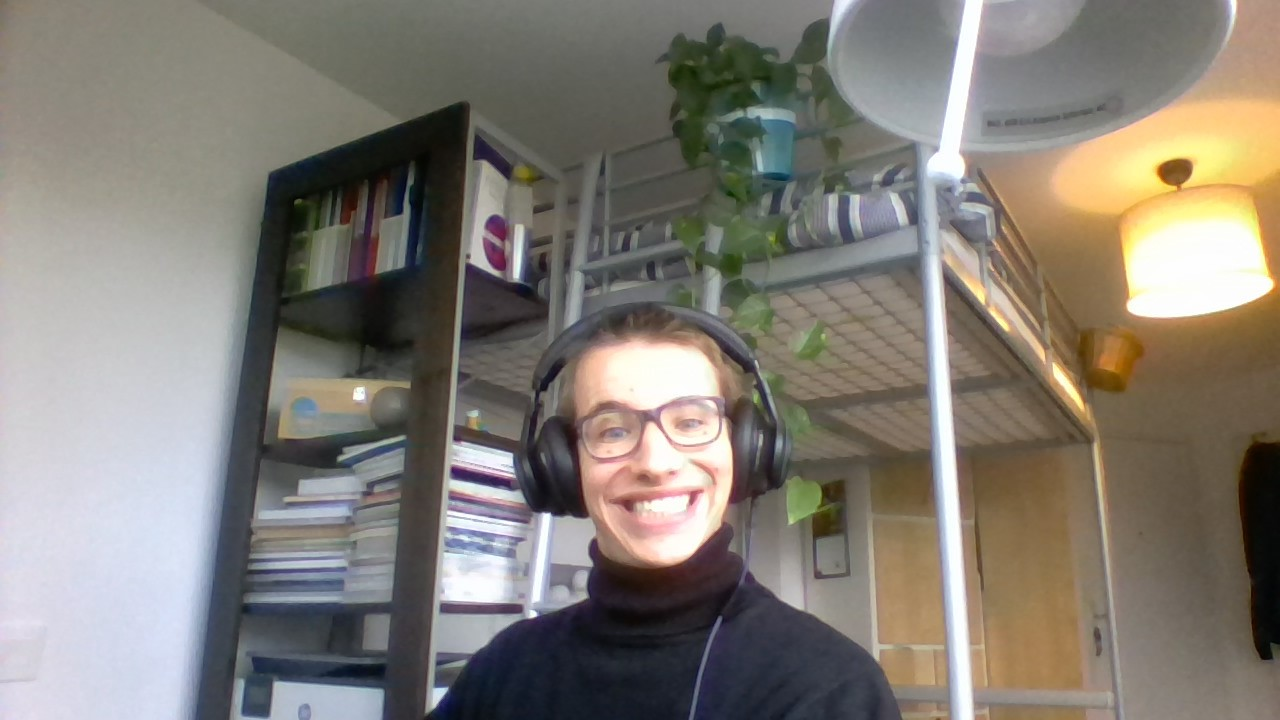
#> input picture Tests/marin.jpg, 1280 x 720 px
$ python -i Img_Traitement.py   (imports and definitions only)   (older library calls are emulated)
#> lines starting #> are read from the running program, lines starting #| are printed output that depends on the picture; after the words box and inside, x2 and y2 are one past the last pixel; in counts of white or black regions, pixels touching at a corner belong together; long printed decimals are rounded
    # -*- coding: utf-8 -*-
"""
Created on Wen Oct 14 10:27:21 2020

@author: Optique
"""

import cv2 #Bibliothèque d'interfaçage de caméra et de traitement d'image
import numpy as np #Bibliothèque de traitement des vecteurs et matrice
from math import *
from statistics import mean
import time #Bibliothèque permettant d'utiliser l'heure de l'ordinateur


class Traitement():

    def traitement(self, img):
        #img_gris=self.frame
        gray=cv2.normalize(img, None, 255, 0, cv2.NORM_MINMAX, cv2.CV_8UC1)
        img_trait, img_bin=self.binarisation(gray)
        img100=self.calcul_traitement(img_trait, img_bin)
        #cv2.imshow('100%', img100)
        return img100


    def binarisation(self,img):
        """ Filtrage de l'image et binarisation de celle-ci"""
        i,j=0,0
        l=[]
        kernel=cv2.getStructuringElement(cv2.MORPH_ELLIPSE,(10,10))

        otsu = cv2.GaussianBlur(img,(5,5),0) #Mets un flou gaussien
        ret3,otsu = cv2.threshold(otsu,0,255,cv2.THRESH_BINARY+cv2.THRESH_OTSU) #Applique le filtre d'Otsu
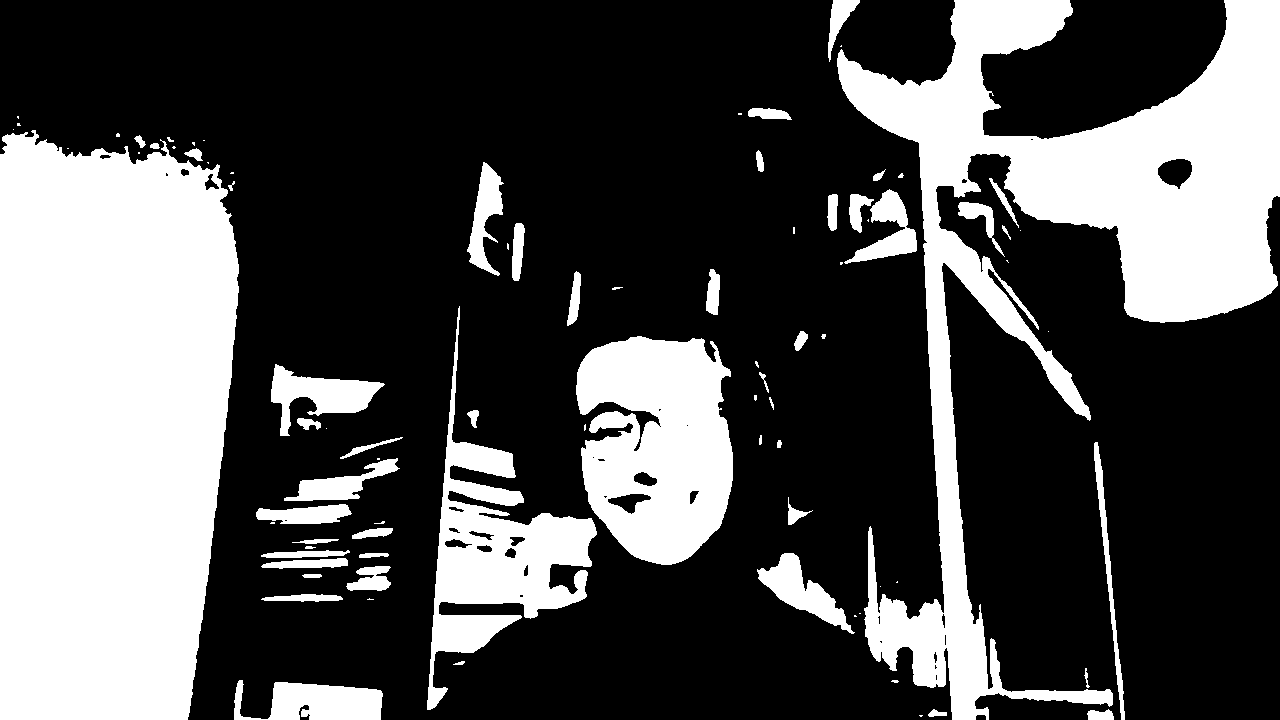
#> otsu: shape (720, 1280); 31.5% white; 88 white regions (35 under 20 px), largest, box (x1, y1, x2, y2) and area: (0, 130, 239, 720) 124155, (837, 0, 1280, 720) 91246, (576, 336, 733, 565) 27139
#> ret3 = 143
        img_opn = cv2.morphologyEx(otsu, cv2.MORPH_OPEN, kernel)
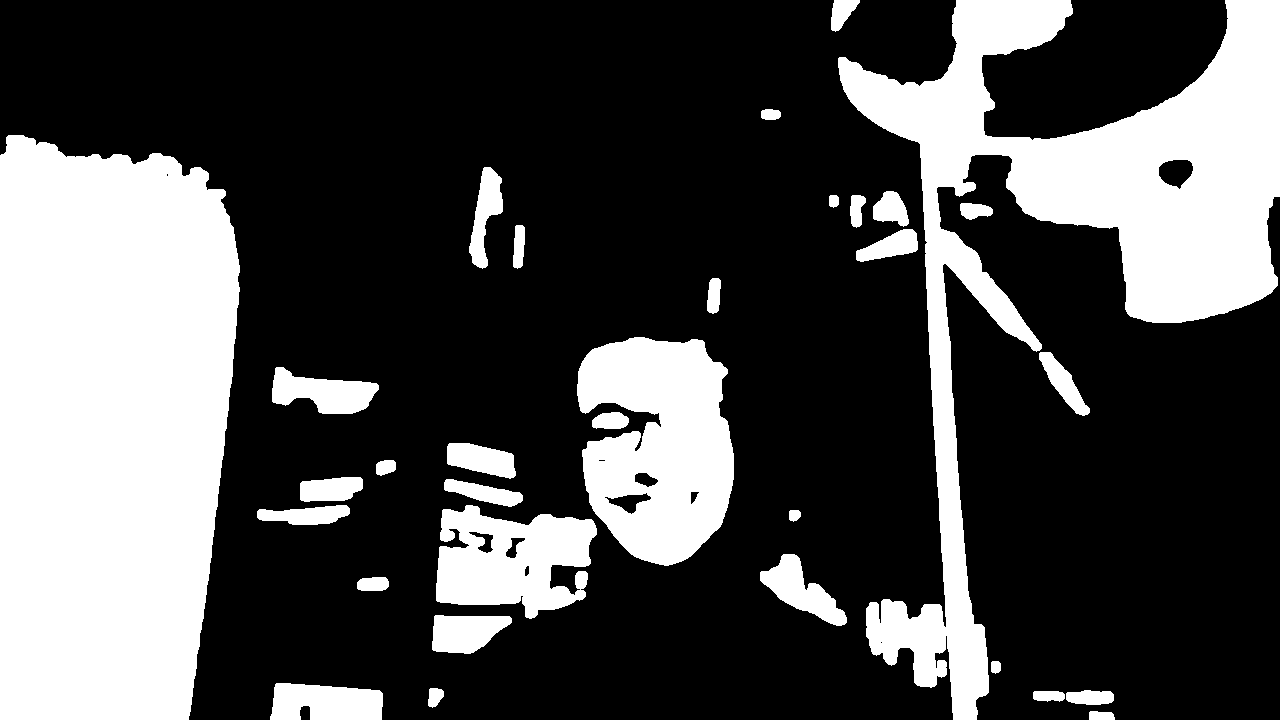
#> img_opn: shape (720, 1280); 30% white; 32 white regions
        #frame= cv2.fastNlMeansDenoising( img , None , 10 , 7 , 21)

        return img, img_opn


    def calcul_traitement(self,frame, otsu):
        """ Amélioration de l'image par binarisation d'Otsu """

        #Remet l'image en RGB pour y dessiner toutes les formes par la suite et en couleur
        frame = cv2.cvtColor(frame, cv2.COLOR_GRAY2RGB)

        # find contours in the binary image
        contours, hierarchy = cv2.findContours(otsu,cv2.RETR_TREE,cv2.CHAIN_APPROX_SIMPLE)
#> contours = 42 contours, 3 with area under 20; largest, box (x1, y1, x2, y2) and area: (0, 135, 240, 720) 123150, (838, 0, 1280, 720) 85482, (577, 337, 734, 566) 26562, (436, 505, 597, 619) 12388, (270, 683, 383, 720) 3416
        contours = sorted(contours, key = cv2.contourArea, reverse = True)[:5]
#> contours = 5 contours; box (x1, y1, x2, y2) and area: (0, 135, 240, 720) 123150, (838, 0, 1280, 720) 85482, (577, 337, 734, 566) 26562, (436, 505, 597, 619) 12388, (270, 683, 383, 720) 3416
        #print(contours)
        for c in contours:
            # permet de fit une ellipse sur toutes les formes identifiés sur l'image
            if len(c) < 5:
                break

            area = cv2.contourArea(c)
            if area <= 1000:  # skip ellipses smaller then
                continue

            # calculate moments for each contour
            M = cv2.moments(c)

        # calculate x,y coordinate of center
            if M["m00"] != 0:
                cX = int(M["m10"] / M["m00"])
                cY = int(M["m01"] / M["m00"])
            else:
                cX, cY = 0, 0

            #Dessine un cercle sur tous les blobs de l'image (formes blanches)
            cv2.circle(frame, (cX, cY), 2, (0, 0, 255), -1)

            #Fit une ellipse sur le(s) faisceau(x)
            ellipse = cv2.fitEllipse(c)
            thresh = cv2.ellipse(frame,ellipse,(0,255,0),1)
            print('Ellipse : ', ellipse)


            #Fit un rectangle sur la zone d'intérêt pour la zoomer par la suite
            x,y,w,h = cv2.boundingRect(c)
            rectangle = cv2.rectangle(frame,(x,y),(x+w,y+h),(0,175,175),1)
            print('Rectangle : Position = ', x,',',y,'; Size = ',w,',',h)
#> this loop made 5 passes
#> (area, cX, cY, ellipse, x, y, w, h) on passes 1 to 5: (123150.5, 108, 428, ((41.15, 510), (370.1, 784.5), 11.93), 0, 135, 240, 585), (85482.5, 1080, 232, ((1024.3, 338.2), (451.7, 640.1), 14.54), 838, 0, 442, 720), (26562, 658, 446, ((659.3, 446.8), (152.3, 239.3), 174.4), 577, 337, 157, 229), (12388, 510, 559, ((513.9, 559.6), (110.2, 162.5), 85.33), 436, 505, 161, 114), (3415.5, 325, 702, ((323.1, 701.4), (37.06, 135.5), 92.52), 270, 683, 113, 37)
#| Ellipse :  ((41.155, 510.008), (370.069, 784.469), 11.929)
#| Rectangle : Position =  0 , 135 ; Size =  240 , 585
#| Ellipse :  ((1024.257, 338.176), (451.704, 640.098), 14.542)
#| Rectangle : Position =  838 , 0 ; Size =  442 , 720
#| Ellipse :  ((659.298, 446.805), (152.259, 239.290), 174.398)
#| Rectangle : Position =  577 , 337 ; Size =  157 , 229
#| Ellipse :  ((513.862, 559.559), (110.233, 162.471), 85.327)
#| Rectangle : Position =  436 , 505 ; Size =  161 , 114
#| Ellipse :  ((323.149, 701.432), (37.060, 135.506), 92.516)
#| Rectangle : Position =  270 , 683 ; Size =  113 , 37
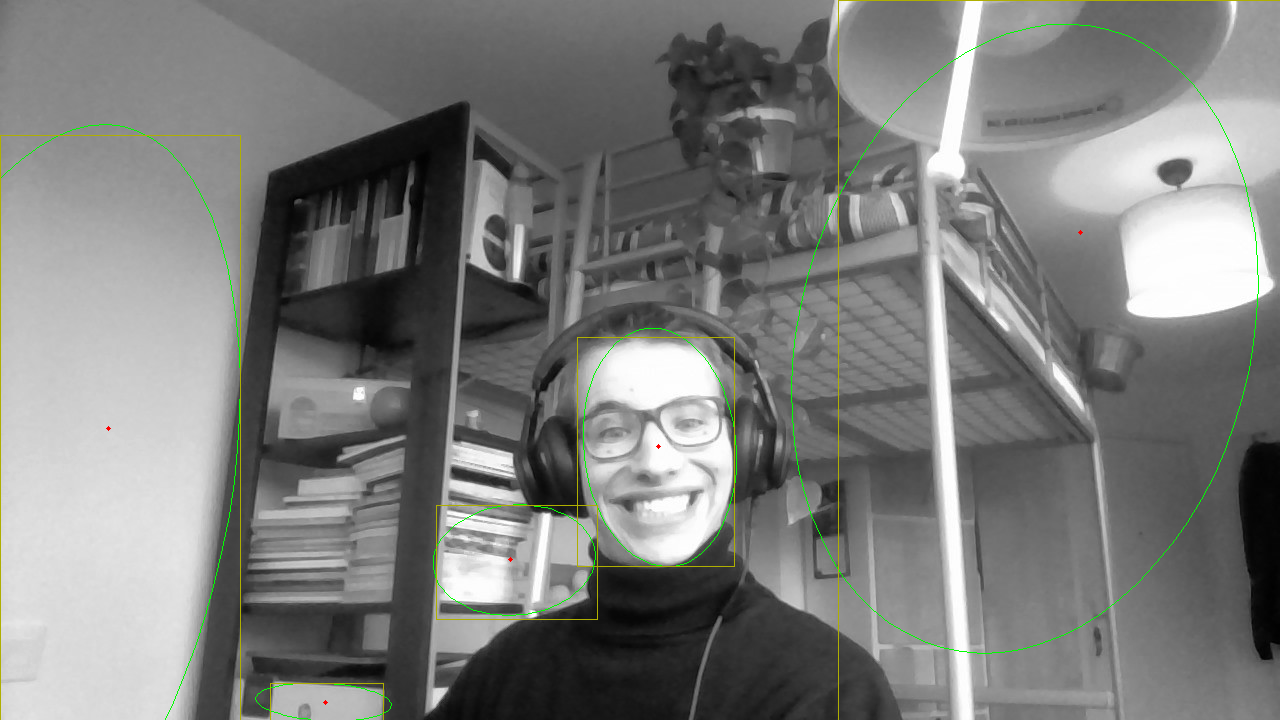
#> frame: shape (720, 1280, 3); mean B, G, R 123.2, 124.9, 124


            # dessine les contours des formes qu'il a identifiés
            #cv2.drawContours (self.frame, contours, -1, (255,215,0), 1)

        M=cv2.moments(otsu)
#> M = moments, m00 70447065, centre m10/m00, m01/m00 = (527.9, 379.1)
        # calculate x,y coordinate of center
        cX = int(M["m10"] / M["m00"])
#> cX = 527
        cY = int(M["m01"] / M["m00"])
#> cY = 379
        print('barycentre : ', cX, ',', cY)
#| barycentre :  527 , 379

        #Dessine une croix sur le barycentre de l'image
        cv2.line(frame, (cX, 0), (cX, frame.shape[0]), (255, 0, 0), 1)
        cv2.line(frame, (0, cY), (frame.shape[1], cY), (255, 0, 0), 1)
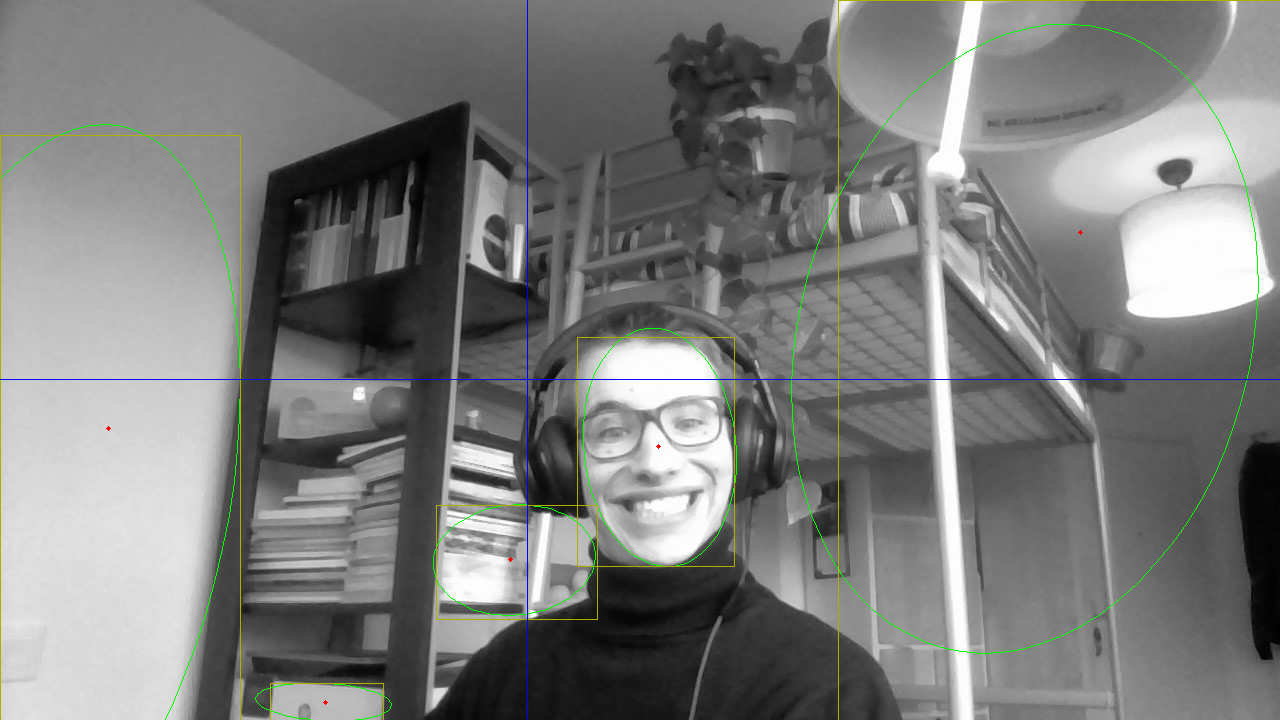
#> frame: shape (720, 1280, 3); mean B, G, R 123.5, 124.7, 123.7

        crop_img = self.crop(frame,x,y,w,h)
        #img=cv2.resize(self.frame, dsize=(1200, 800), interpolation=cv2.INTER_CUBIC)
        #otsu=cv2.resize(self.otsu, dsize=(1200, 800), interpolation=cv2.INTER_CUBIC)
        #cv2.imshow('Otsu', otsu)

        return crop_img


    def crop(self,frame,x,y,w,h):
        """ Fonction qui crop le centre d'intérêt à 2 fois sa taille"""
#> called with x = 270, y = 683, w = 113, h = 37

        X=x-ceil(w/2)
#> X = 213
        Y=y-ceil(h/2)
#> Y = 664
        if X<0:
            X=0
            off_x=x-X
            W=w+2*off_x
        if Y<0:
            Y=0
            off_y=y-Y
            H=h+2*off_y
        if X+2*w>frame.shape[0]:
            W=frame.shape[0]-(X+w)
            X=X+w-W
        if Y+2*h>frame.shape[1]:
            H=frame.shape[1]-(Y+h)
            Y=Y+h-H

        W=2*w
#> W = 226
        H=2*h
#> H = 74

        crop_img = frame[Y:Y+H, X:X+W]
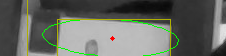
#> crop_img: shape (56, 226, 3); mean B, G, R 98.7, 105.9, 102.3
        return crop_img

>>> import cv2
>>> picture = cv2.imread('../marin.jpg', cv2.IMREAD_GRAYSCALE)
>>> result = Traitement().traitement(picture)
